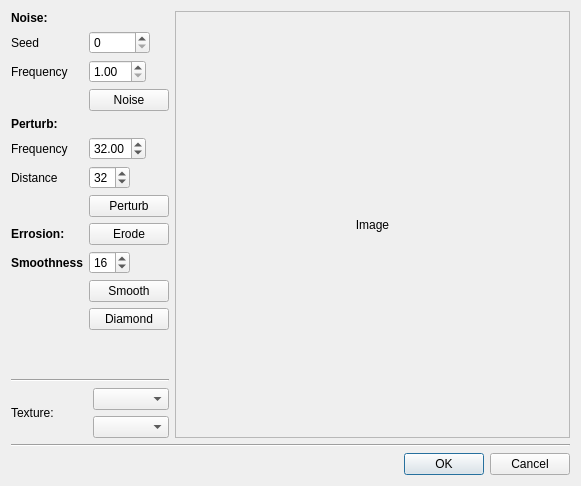
<?xml version="1.0" encoding="UTF-8"?>
<ui version="4.0">
 <class>DialogTerrainProcedural</class>
 <widget class="QDialog" name="DialogTerrainProcedural">
  <property name="geometry">
   <rect>
    <x>0</x>
    <y>0</y>
    <width>581</width>
    <height>486</height>
   </rect>
  </property>
  <property name="windowTitle">
   <string>Dialog</string>
  </property>
  <layout class="QVBoxLayout" name="verticalLayout_3">
   <item>
    <layout class="QHBoxLayout" name="horizontalLayout">
     <item>
      <layout class="QVBoxLayout" name="verticalLayout_2">
       <property name="sizeConstraint">
        <enum>QLayout::SetMinimumSize</enum>
       </property>
       <item>
        <layout class="QFormLayout" name="formLayout">
         <property name="fieldGrowthPolicy">
          <enum>QFormLayout::ExpandingFieldsGrow</enum>
         </property>
         <item row="0" column="0">
          <widget class="QLabel" name="label_13">
           <property name="font">
            <font>
             <weight>75</weight>
             <bold>true</bold>
            </font>
           </property>
           <property name="text">
            <string>Noise:</string>
           </property>
          </widget>
         </item>
         <item row="1" column="0">
          <widget class="QLabel" name="label_8">
           <property name="text">
            <string>Seed</string>
           </property>
          </widget>
         </item>
         <item row="1" column="1">
          <widget class="QSpinBox" name="spinSeed">
           <property name="minimum">
            <number>0</number>
           </property>
           <property name="maximum">
            <number>10000</number>
           </property>
          </widget>
         </item>
         <item row="2" column="0">
          <widget class="QLabel" name="label_5">
           <property name="text">
            <string>Frequency</string>
           </property>
          </widget>
         </item>
         <item row="2" column="1">
          <widget class="QDoubleSpinBox" name="doubleFrequency">
           <property name="minimum">
            <double>1.000000000000000</double>
           </property>
          </widget>
         </item>
         <item row="4" column="0">
          <widget class="QLabel" name="label">
           <property name="font">
            <font>
             <weight>75</weight>
             <bold>true</bold>
            </font>
           </property>
           <property name="text">
            <string>Perturb:</string>
           </property>
          </widget>
         </item>
         <item row="5" column="0">
          <widget class="QLabel" name="label_2">
           <property name="text">
            <string>Frequency</string>
           </property>
          </widget>
         </item>
         <item row="5" column="1">
          <widget class="QDoubleSpinBox" name="doublePerturbFreq">
           <property name="minimum">
            <double>1.000000000000000</double>
           </property>
           <property name="value">
            <double>32.000000000000000</double>
           </property>
          </widget>
         </item>
         <item row="6" column="0">
          <widget class="QLabel" name="label_3">
           <property name="text">
            <string>Distance</string>
           </property>
          </widget>
         </item>
         <item row="6" column="1">
          <widget class="QSpinBox" name="spinPertrubDist">
           <property name="minimum">
            <number>1</number>
           </property>
           <property name="value">
            <number>32</number>
           </property>
          </widget>
         </item>
         <item row="7" column="1">
          <widget class="QPushButton" name="pushButton">
           <property name="text">
            <string>Perturb</string>
           </property>
          </widget>
         </item>
         <item row="3" column="1">
          <widget class="QPushButton" name="pushNoise">
           <property name="text">
            <string>Noise</string>
           </property>
          </widget>
         </item>
         <item row="9" column="0">
          <widget class="QLabel" name="label_4">
           <property name="font">
            <font>
             <weight>75</weight>
             <bold>true</bold>
            </font>
           </property>
           <property name="text">
            <string>Smoothness</string>
           </property>
          </widget>
         </item>
         <item row="9" column="1">
          <widget class="QSpinBox" name="spinErodeSmooth">
           <property name="minimum">
            <number>1</number>
           </property>
           <property name="value">
            <number>16</number>
           </property>
          </widget>
         </item>
         <item row="8" column="0">
          <widget class="QLabel" name="label_15">
           <property name="font">
            <font>
             <weight>75</weight>
             <bold>true</bold>
            </font>
           </property>
           <property name="text">
            <string>Errosion:</string>
           </property>
          </widget>
         </item>
         <item row="8" column="1">
          <widget class="QPushButton" name="pushErode">
           <property name="text">
            <string>Erode</string>
           </property>
          </widget>
         </item>
         <item row="10" column="1">
          <widget class="QPushButton" name="pushSmooth">
           <property name="text">
            <string>Smooth</string>
           </property>
          </widget>
         </item>
         <item row="11" column="1">
          <widget class="QPushButton" name="pushButton_2">
           <property name="text">
            <string>Diamond</string>
           </property>
          </widget>
         </item>
        </layout>
       </item>
       <item>
        <widget class="Line" name="line_2">
         <property name="orientation">
          <enum>Qt::Horizontal</enum>
         </property>
        </widget>
       </item>
       <item>
        <layout class="QHBoxLayout" name="horizontalLayout_8">
         <item>
          <widget class="QLabel" name="label_16">
           <property name="sizePolicy">
            <sizepolicy hsizetype="Minimum" vsizetype="Preferred">
             <horstretch>0</horstretch>
             <verstretch>0</verstretch>
            </sizepolicy>
           </property>
           <property name="text">
            <string>Texture:</string>
           </property>
          </widget>
         </item>
         <item>
          <layout class="QVBoxLayout" name="verticalLayout_4">
           <item>
            <widget class="QComboBox" name="combo_texture"/>
           </item>
           <item>
            <widget class="QComboBox" name="combo_texture2"/>
           </item>
          </layout>
         </item>
        </layout>
       </item>
      </layout>
     </item>
     <item>
      <widget class="QFrame" name="frame">
       <property name="frameShape">
        <enum>QFrame::StyledPanel</enum>
       </property>
       <property name="frameShadow">
        <enum>QFrame::Raised</enum>
       </property>
       <layout class="QHBoxLayout" name="horizontalLayout_4">
        <item>
         <widget class="QLabel" name="noise_image">
          <property name="sizePolicy">
           <sizepolicy hsizetype="Expanding" vsizetype="Expanding">
            <horstretch>0</horstretch>
            <verstretch>0</verstretch>
           </sizepolicy>
          </property>
          <property name="maximumSize">
           <size>
            <width>512</width>
            <height>512</height>
           </size>
          </property>
          <property name="text">
           <string>Image</string>
          </property>
          <property name="alignment">
           <set>Qt::AlignCenter</set>
          </property>
         </widget>
        </item>
       </layout>
      </widget>
     </item>
    </layout>
   </item>
   <item>
    <widget class="Line" name="line">
     <property name="orientation">
      <enum>Qt::Horizontal</enum>
     </property>
    </widget>
   </item>
   <item>
    <widget class="QDialogButtonBox" name="buttonBox">
     <property name="orientation">
      <enum>Qt::Horizontal</enum>
     </property>
     <property name="standardButtons">
      <set>QDialogButtonBox::Cancel|QDialogButtonBox::Ok</set>
     </property>
    </widget>
   </item>
  </layout>
 </widget>
 <resources/>
 <connections/>
</ui>
